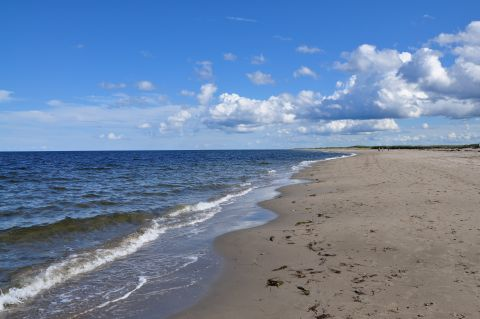
#> input picture Data-TP/waves.jpg, 480 x 319 px
$ python Exercice_3.py
#> lines starting #> are read from the running program, lines starting #| are printed output that depends on the picture; long printed decimals are rounded
import cv2

diff = 0
plus_ressemblant = ""
nom_image_ref = 'Data-TP/waves.jpg'
image_ref = cv2.imread(nom_image_ref,0)
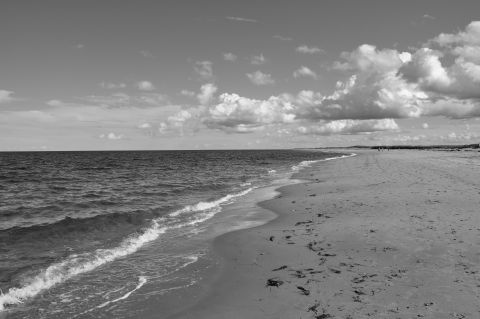
#> image_ref: shape (319, 480); min 8, max 250, mean 128.6
hist_image_ref = cv2.calcHist([image_ref],[0],None,[256],[0,256])
#> hist_image_ref = 256 values, max 2928 at index 121, min 0 at index 0, mean 598.1
cv2.normalize(hist_image_ref,hist_image_ref,0,1,cv2.NORM_MINMAX)
liste_image = ["Data-TP/beach.jpg","Data-TP/dog.jpg","Data-TP/polar.jpg","Data-TP/bear.jpg","Data-TP/lake.jpg","Data-TP/moose.jpg"]
for image in liste_image:
  current_image = cv2.imread(image,0)
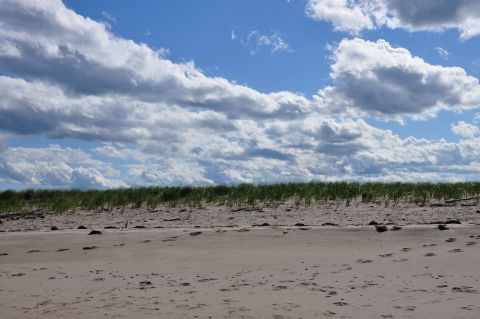
#> input picture Data-TP/beach.jpg, 480 x 319 px
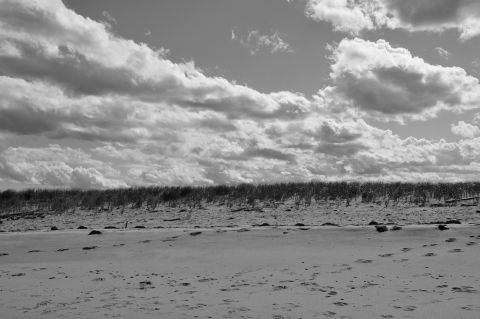
#> current_image: shape (319, 480); min 0, max 251, mean 139.1
  hist_current_image = cv2.calcHist([current_image],[0],None,[256],[0,256])
#> hist_current_image = 256 values, max 4131 at index 135, min 0 at index 252, mean 598.1
  cv2.normalize(hist_current_image, hist_current_image, 0, 1, cv2.NORM_MINMAX)
  diff_hist = cv2.compareHist(hist_image_ref,hist_current_image,cv2.HISTCMP_CORREL)
#> diff_hist = 0.718
  print("Différence entre l'image {} et {} au niveau de l'histogramme : {}".format(nom_image_ref,image,diff_hist))
#| Différence entre l'image Data-TP/waves.jpg et Data-TP/beach.jpg au niveau de l'histogramme : 0.7181
  if diff < diff_hist:
   diff = diff_hist
#> diff = 0.718
   plus_ressemblant = image
#> pass 2 of the loop `for image in liste_image:`:
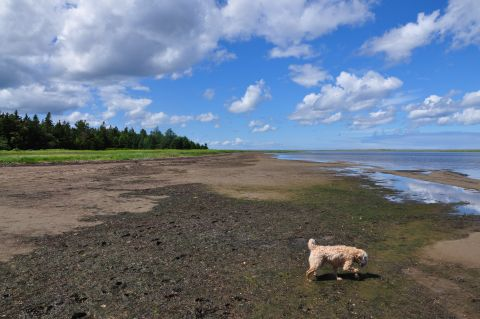
#> input picture Data-TP/dog.jpg, 480 x 319 px
#> `current_image = cv2.imread(image,0)`:
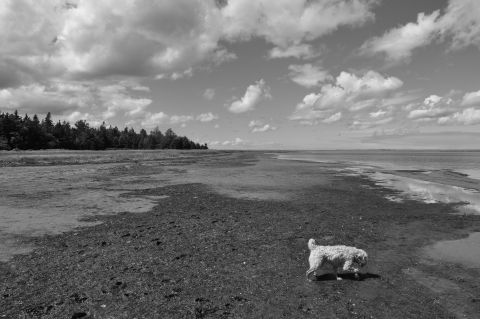
#> current_image: shape (319, 480); min 0, max 242, mean 116.1
#> hist_current_image = 256 values, max 1859 at index 73, min 0 at index 240, mean 598.1
#> diff_hist = 0.574
#| Différence entre l'image Data-TP/waves.jpg et Data-TP/dog.jpg au niveau de l'histogramme : 0.5737

print("L'image la plus ressemblante de {} est : {}".format(nom_image_ref,plus_ressemblant))
